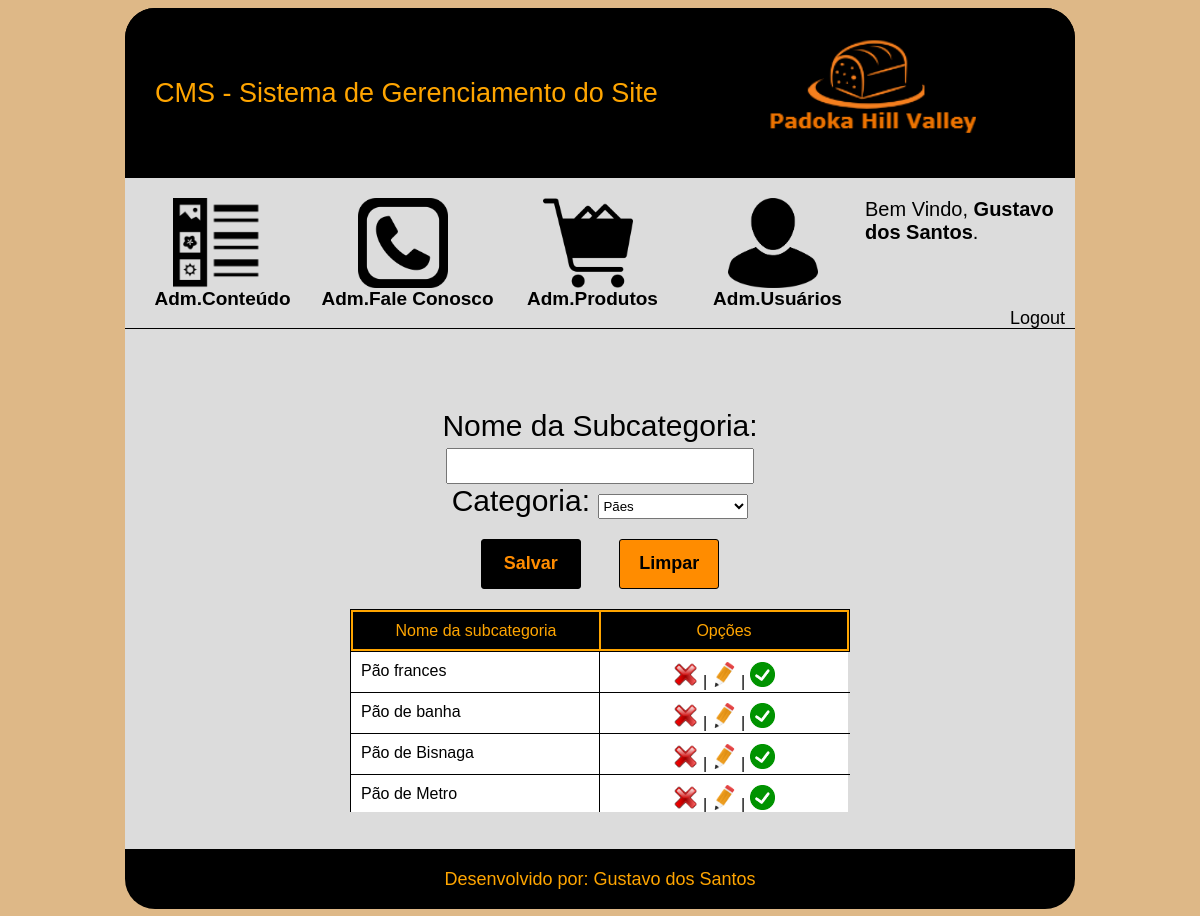
Screenshot of /cms/subcategorias.php (signed in) with the database file from the repository.
### tables this page shows
CREATE TABLE `tbl_subcategoria` (
  `id` int(11) NOT NULL AUTO_INCREMENT,
  `nome` varchar(50) DEFAULT NULL,
  `status` tinyint(1) DEFAULT NULL,
  `idCategoria` int(11) NOT NULL,
  PRIMARY KEY (`id`),
  KEY `idCategoria` (`idCategoria`),
  CONSTRAINT `tbl_subcategoria_ibfk_1` FOREIGN KEY (`idCategoria`) REFERENCES `tbl_categoria` (`id`)
);

### cms/subcategorias.php (the view, shortened to what this page needs)
<?php
    $botao = "Salvar";
    $nome = "";
    $idCategoria = "";
?>
<!DOCTYPE html>
<html>
<head>
    <link rel="stylesheet" type="text/css" href="css/subcategorias.css">
    <link rel="stylesheet" type="text/css" href="css/header.css">
</head>
<body>
    <div id="main">
        <?php require_once 'header.php'; ?>
        <div id="content">
            <form action="subcategorias.php" method="post">
                <div id="caixa-form">
                    Nome da Subcategoria:<br>
                    <input type="text" class="input-texto" maxlength="30"
                           name="txtNome" required value="<?=$nome?>"><br>
                    Categoria:
                    <select class="select-cat" name="idCategoria">
                            <?php
                                $sql = "select * from tbl_categoria";
                                $res = mysqli_query($con, $sql);
                                while($rsCategorias = mysqli_fetch_array($res)){
                                    if($rsCategorias['id'] == $idCategoria){
                                        $selecionar = "selected";
                                    }else{
                                        $selecionar = "";
                                    }
                            ?>
                                <option
                                     <?=$selecionar?> value="<?=$rsCategorias['id']?>"><?=$rsCategorias['nome']?>
                                </option>
                            <?php } ?>
                    </select>
                    <div id="caixa-botoes">
                        <input type="submit" id="botao-salvar" value="<?=$botao?>" name="btnSalvar">
                        <input type="reset" id="botao-limpar" value="Limpar">
                    </div>
                </div>
            </form>
            <div id="caixa-tabela" >
                <table id="tabela-titulos" >
                    <tr>
                        <td>
                            Nome da subcategoria
                        </td>
                         <td>
                            Opções
                        </td>
                    </tr>
                </table>
                    <div id="tabela-usuarios">
                        <?php
                            $sql = "SELECT * FROM tbl_subcategoria";
                            $res = mysqli_query($con, $sql);
                            while($rsDados = mysqli_fetch_array($res)){
                                if($rsDados['status'] == 1){
                                    $fotoStatus = "check.png";
                                }else{
                                    $fotoStatus = "noCheck.png";
                                }
                        ?>
                        <div class="linha">
                            <div class="campo">
                                <?php echo($rsDados['nome']);?>
                            </div>
                             <div class="campo" style="text-align:center;">
                                 <a href="subcategorias.php?id=<?php echo($rsDados['id']);?>&modo=excluir" onclick="return confirm('Deseja Realmente excluir')">
                                    <img src="imagens/gUsers/delete.png" class="foto-opcoes">
                                 </a>|
                                 <a href="subcategorias.php?id=<?php echo($rsDados['id']);?>&modo=consultar">
                                    <img src="imagens/gUsers/edit.png" class="foto-opcoes">
                                 </a>|
                                 <a href="subcategorias.php?id=<?php echo($rsDados['id']);?>&modo=mudaStatus&status=<?php echo($rsDados['status']);?>">
                                    <img src="imagens/gUsers/<?=$fotoStatus?>" class="foto-opcoes">
                                 </a>
                            </div>
                        </div>
                        <?php
                            }
                        ?>
                    </div>
            </div>
        </div>
        <footer>
            Desenvolvido por: Gustavo dos Santos
        </footer>
    </div>
</body>
</html>

### cms/css/subcategorias.css (style rules this page uses)
body { font-family: sans-serif; background-color: burlywood; }
#main { width: 950px; height: 900px; margin-left: auto; margin-right: auto; border-radius: 30px; }
#content { width: 100%; height: 520px; background-color: gainsboro; border-top: 1px solid #000000; }
#caixa-form { width: 400px; height: 250px; margin-left: auto; margin-right: auto; font-size: 30px; text-align: center; margin-top: 80px; }
.input-texto { width: 300px; height: 30px; }
.select-cat { width: 150px; height: 25px; }
#caixa-botoes { width: 300px; height: 80px; margin-left: auto; margin-right: auto; margin-top: 20px; }
#botao-salvar { width: 100px; height: 50px; background-color: black; border-style: none; border-radius: 3px; font-weight: bold; font-size: 18px; border:1px solid black; color: darkorange; }
#botao-limpar { width: 100px; height: 50px; background-color: darkorange; border-style: none; border-radius: 3px; font-weight: bold; font-size: 18px; border:1px solid black; color:black; margin-left: 30px; }
#caixa-tabela { width: 500px; margin-left: auto; margin-right: auto; height: 200px; margin-top: -50px; }
#tabela-titulos { width:500px; height: 35px; border: 1px solid black; text-align: center; background-color: orange; }
#tabela-titulos td { width: 50%; height: 35px; color:orange; background-color: black; }
#tabela-usuarios { width:500px; height: 160px; overflow-y: auto; overflow-x: hidden; }
#tabela-usuarios .linha { width: 500px; height: 40px; border-bottom: 1px solid black; }
#tabela-usuarios .campo { width: 228px; height: 20px; background-color: white; float: left; border-left: 1px solid black; padding: 10px; overflow: hidden; white-space: nowrap; text-overflow: ellipsis; }
.foto-opcoes { width: 25px; height: 25px; }
footer { width: 100%; height: 40px; background-color: black; border-bottom-left-radius: 30px; border-bottom-right-radius: 30px; font-size: 18px; text-align: center; color: orange; padding-top: 20px; }

### cms/css/header.css (style rules this page uses)
a:link { text-decoration: none; }
a { color:black; }

### rows the page displays
tbl_subcategoria: nome "Pão frances"
tbl_subcategoria: nome "Pão de banha"
tbl_subcategoria: nome "Pão de Bisnaga"
tbl_subcategoria: nome "Pão de Metro"

### other values shown
$_SESSION['nomeDoUsuario'] "Gustavo dos Santos"
form field idCategoria "Pães"
